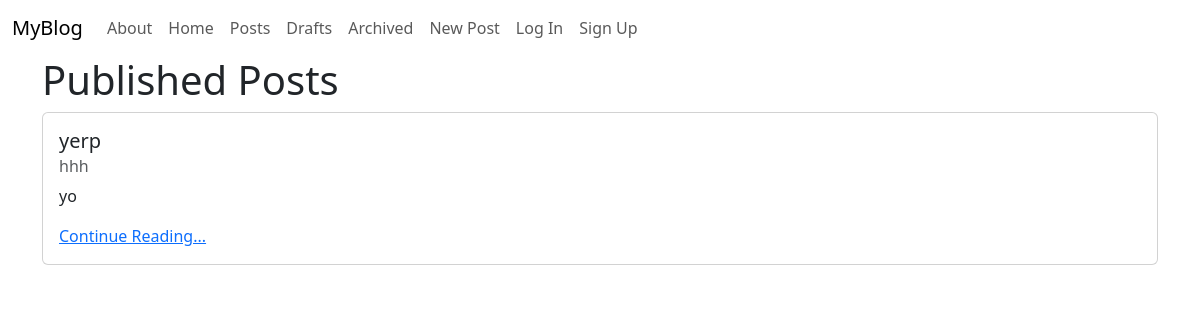
/posts/, run on an earlier commit of the app's database.
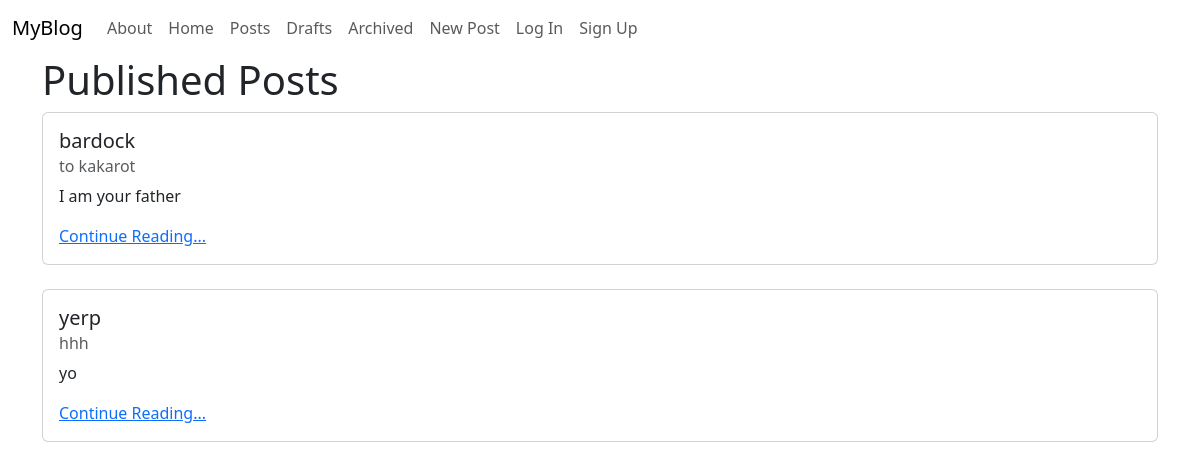
And on a later commit of the database.
### posts/models.py (models this page shows, shortened)
class Status(models.Model):
    name = models.CharField(max_length=128)
    description = models.CharField(max_length=256)

class Post(models.Model):
    title = models.CharField(max_length=128)
    subtitle = models.CharField(max_length=256)
    body = models.TextField()
    author = models.ForeignKey(
        get_user_model(),
        on_delete=models.CASCADE
    )
    status = models.ForeignKey(
        Status,
        on_delete=models.CASCADE
    )
    created_on = models.DateTimeField(auto_now_add=True)

### posts/views.py (the view)
# urls.py: path("", views.PostListView.as_view(), name="list"),
class PostListView(ListView):
    template_name = "posts/list.html"
    model = Post
    def get_context_data(self, **kwargs):
        context = super().get_context_data(**kwargs)
        published = Status.objects.get(name="published")
        context["title"] = "Published"
        context["post_list"] =(
            Post.objects
            .filter(status=published)
            .order_by("created_on").reverse()
        )
        return context

### templates/posts/list.html (shortened to what this page needs)
{% extends 'base.html' %}
{% block content %}
<h1>{{ title }} Posts</h1>
{% for post in post_list %}
<div class="card">
    <div class="card-body">
      <h5 class="card-title">{{ post.title }}</h5>
      <h6 class="card-subtitle mb-2 text-body-secondary">{{ post.subtitle }}</h6>
      <p class="card-text">{{ post.body|truncatechars:64 }}</p>
      <a href="{% url 'detail' post.id %}" class="card-link">Continue Reading...</a>
    </div>
  </div>
  <br />
  {% endfor %}
  {% endblock content %}

### templates/base.html (shortened to what this page needs)
<!DOCTYPE html>
<html lang="en">
<head>
    <link href="https://cdn.jsdelivr.net/npm/bootstrap@5.3.3/dist/css/bootstrap.min.css" rel="stylesheet">
</head>
<body>
    <nav class="navbar navbar-expand-lg">
        <div class="container-fluid">
          <a class="navbar-brand" href="{% url 'home' %}">MyBlog</a>
          <div class="collapse navbar-collapse" id="navbarNavAltMarkup">
          <div class="navbar-nav">
              <a class="nav-link" href="{% url 'about' %}">About</a>
              <a class="nav-link" href="{% url 'home' %}">Home</a>
              <a class="nav-link" href="{% url 'list' %}">Posts</a>
              <a class="nav-link" href="{% url 'drafts' %}">Drafts</a>
              <a class="nav-link" href="{% url 'archived' %}">Archived</a>
              <a class="nav-link" href="{% url 'new' %}">New Post</a>
              {% if user.is_authenticated %}
              <form method="POST" action="{% url 'logout' %}">
                  {% csrf_token %}
                  <input type="submit" class="nav-link" value="Log Out">
              </form>
              {% else %}
              <a class="nav-link" href="{% url 'login' %}">Log In</a>
              <a class="nav-link" href="{% url 'signup' %}" >Sign Up</a>
              {% endif %}
          </div>
          </div>
        </div>
      </nav>
      <div class="container">
        {% block content %}{% endblock content %}
      </div>
</body>
</html>

What changed in the data, as far as the page shows it:
added Post: title "bardock", subtitle "to kakarot", body "I am your father"
